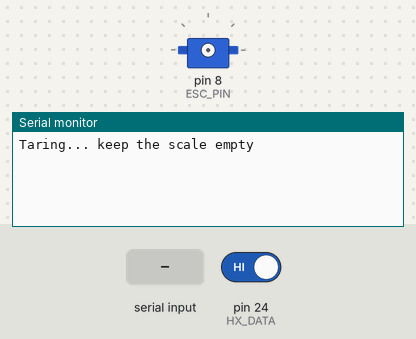
Recording of a sketch running on a simulated Arduino Mega 2560, built with avr-gcc and run on an emulated ATmega2560. Parts: servo, the last lines printed to the serial monitor. The inputs (shaded band) are chosen by the test bench; at power-on: pin 24 (HX_DATA) HIGH.

Above: at 0.8 s.
0.9 s: pin 24 (HX_DATA) driven LOW
At 1.8 s:
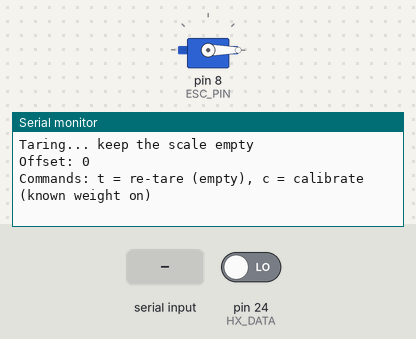
2.4 s: "t" received over Serial
5.4 s: "c" received over Serial
At 5.46 s:
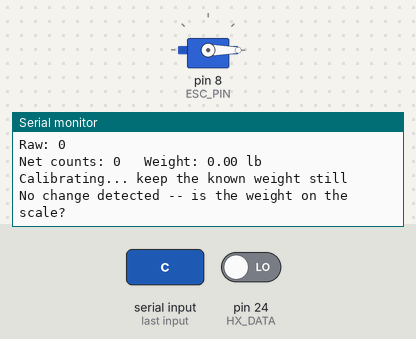

Measured:
- after the input at 0.9 s, the serial monitor: prints a new line at once (image 1)
- after the input at 5.4 s, the serial monitor: prints a new line after 0.05 s (image 2)

The sketch:

Initial_Breadboard_Demo_Test.ino
```cpp
#include <Servo.h>

Servo ESC;

// ---- Pins ----
const int ESC_PIN  = 8;
const int TRIG_PIN = 22;
const int ECHO_PIN = 23;

const int HX_DATA = 24;
const int HX_CLK  = 25;

// ---- Ultrasonic settings ----
const unsigned long TIMEOUT_US = 25000;  // ~4.3 m max range

// ---- Distance thresholds (cm) ----
const float STOP_DIST_CM = 40.0;
const float SLOW_DIST_CM = 90.0;

// ---- ESC pulse widths (microseconds) -- TUNE THESE ----
const int STOP_US = 1000;  // ESC minimum = motor off
const int SLOW_US = 1150;  // placeholder for ~1 mph // 1125 is cutoff from off to spinning
const int FAST_US = 1300;  // placeholder for ~2 mph

const int RAMP_STEP_US = 5;  // max increase per loop (smooth acceleration)
int currentUs = STOP_US;     // pulse width being sent to the ESC right now

// Load Cell variables
long offset = 0;              // raw reading with the empty wood sheet on (set by tare)
float COUNTS_PER_LB = 33.1;    // calibration factor -- set by typing 'c'
const float KNOWN_WEIGHT_LB = 1.36;  // weight of your test object -- change this

void setup() {
  Serial.begin(115200);

  pinMode(TRIG_PIN, OUTPUT);
  pinMode(ECHO_PIN, INPUT);
  digitalWrite(TRIG_PIN, LOW); // LOW tells us no data read

  pinMode(HX_CLK, OUTPUT);
  pinMode(HX_DATA, INPUT);
  digitalWrite(HX_CLK, LOW);   // LOW keeps the HX711 awake
  Serial.println("Taring... keep the scale empty");
  offset = hxAverage(10);
  Serial.print("Offset: ");
  Serial.println(offset);
  Serial.println("Commands: t = re-tare (empty), c = calibrate (known weight on)");

  ESC.attach(ESC_PIN, 1000, 2000);
  ESC.writeMicroseconds(STOP_US);  // arm the ESC at zero throttle
  delay(3000);                     // give the ESC time to arm
}

// Fires one ping and returns the distance in cm, or -1 if no echo
float readDistanceCm() {
  digitalWrite(TRIG_PIN, LOW);
  delayMicroseconds(2);
  digitalWrite(TRIG_PIN, HIGH);
  delayMicroseconds(10);
  digitalWrite(TRIG_PIN, LOW);

  unsigned long duration = pulseIn(ECHO_PIN, HIGH, TIMEOUT_US);
  if (duration == 0) {
    return -1.0;  // -1 means "no echo"
  }
  return duration / 58.0;
}

// True when the HX711 has a new reading waiting
bool hxReady() {
  return digitalRead(HX_DATA) == LOW;
}

// Clock out one 24-bit reading
long hxReadRaw() {
  long value = 0;

  for (int i = 0; i < 24; i++) {
    digitalWrite(HX_CLK, HIGH);             // pulse: next bit appears on DATA
    delayMicroseconds(1);
    value = (value << 1) | digitalRead(HX_DATA);  // add that bit to the end
    digitalWrite(HX_CLK, LOW);
    delayMicroseconds(1);
  }

  // 25th pulse: channel A, gain 128 for the next reading
  digitalWrite(HX_CLK, HIGH);
  delayMicroseconds(1);
  digitalWrite(HX_CLK, LOW);

  // The HX711 sends a signed 24-bit number; convert it to a signed 32-bit long
  if (value & 0x800000) {
    value |= 0xFF000000;
  }
  return value;
}

// Average several readings (used for taring)
long hxAverage(int n) {
  long sum = 0;
  for (int i = 0; i < n; i++) {
    while (!hxReady()) {}   // wait for the next reading (~100 ms each)
    sum += hxReadRaw();
  }
  return sum / n;
}

void loop() {
  // float distanceCm = readDistanceCm();

  // // 1. Pick the target speed level
  // int targetUs;
  // if (distanceCm < 0) {
  //   targetUs = FAST_US;  // no echo: nothing within ~4.3 m
  // } else if (distanceCm < STOP_DIST_CM) {
  //   targetUs = STOP_US;
  // } else if (distanceCm < SLOW_DIST_CM) {
  //   targetUs = SLOW_US;
  // } else {
  //   targetUs = FAST_US;
  // }

  // // 2. Slow down or stop immediately; speed up gradually
  // if (targetUs < currentUs) {
  //   currentUs = targetUs;
  // } else {
  //   currentUs = min(currentUs + RAMP_STEP_US, targetUs);
  // }
  // ESC.writeMicroseconds(currentUs);

  // 5. Calibration commands from the Serial Monitor
  if (Serial.available()) {
    char cmd = Serial.read();

    if (cmd == 't' || cmd == 'c') {
      ESC.writeMicroseconds(STOP_US);  // stop the motor while averaging
      currentUs = STOP_US;             // so it ramps back up gently afterward
    }

    if (cmd == 't') {
      Serial.println("Taring... keep the scale empty");
      offset = hxAverage(20);
      Serial.print("New offset: ");
      Serial.println(offset);
    }
    else if (cmd == 'c') {
      Serial.println("Calibrating... keep the known weight still");
      long net = hxAverage(20) - offset;
      if (net == 0) {
        Serial.println("No change detected -- is the weight on the scale?");
      } else {
        COUNTS_PER_LB = net / KNOWN_WEIGHT_LB;
        Serial.print("COUNTS_PER_LB = ");
        Serial.println(COUNTS_PER_LB, 1);
        Serial.println("Copy this number into the code to keep it.");
      }
    }
  }

  // 3. HX711 Load Cell
  if (hxReady()) {             // only read when a new value is waiting
    long raw = hxReadRaw();
    long net = raw - offset;
    float lb = net / COUNTS_PER_LB;

    Serial.print("Raw: ");
    Serial.println(raw);
    Serial.print("Net counts: ");
    Serial.print(net);
    Serial.print("   Weight: ");
    Serial.print(lb, 2);
    Serial.println(" lb");
  }

  // 4. Report

  // if (distanceCm < 0) {
  //   Serial.print("Distance: no echo");
  // } else {
  //   Serial.print("Distance: ");
  //   Serial.print(distanceCm, 1);
  //   Serial.print(" cm");
  // }
  // Serial.print("   Target: ");
  // Serial.print(targetUs);
  // Serial.print(" us   ESC: ");
  // Serial.print(currentUs);
  // Serial.println(" us");

  delay(50);
}
```
